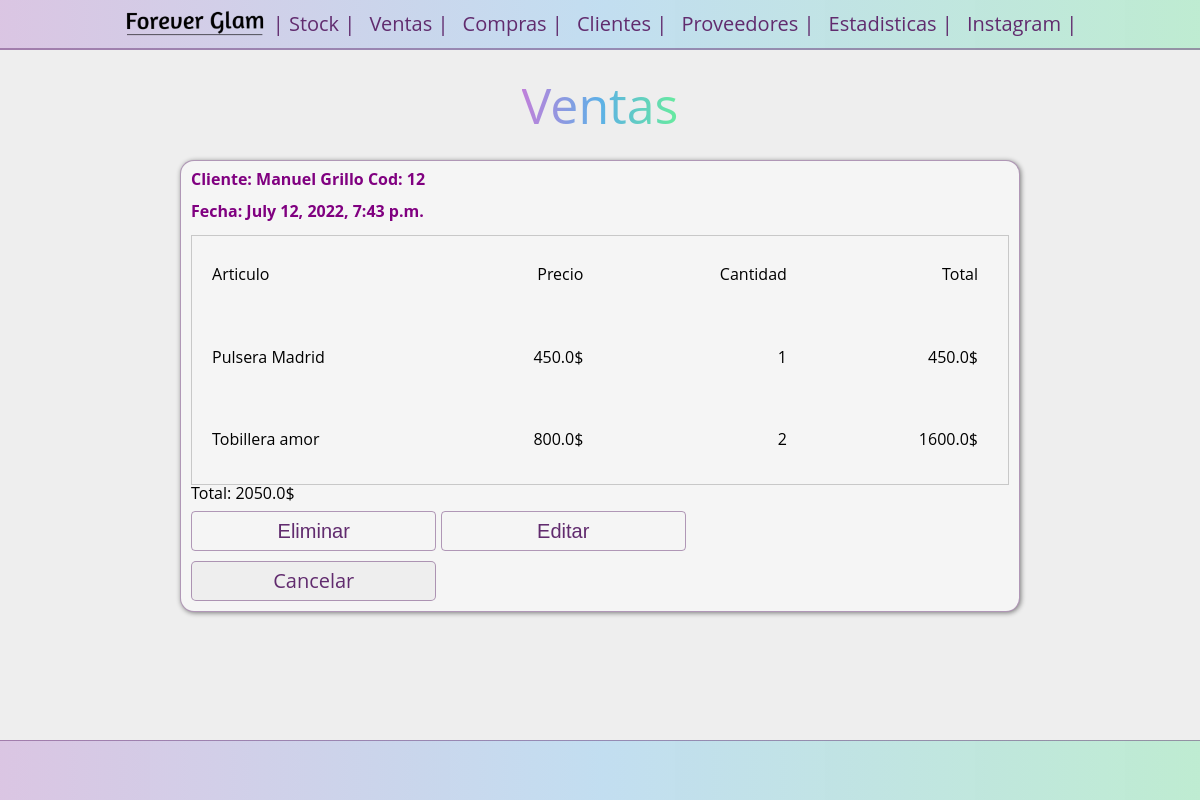
The page /sells/12/detail/ on the database its author committed.
### sells/models.py (models this page shows)
class Sell(models.Model):
    client = models.ForeignKey(
            Client,
            on_delete= models.CASCADE,
            null=False,
            blank= False
    )
    sell_date = models.DateTimeField(auto_now_add=True)
    product = models.ManyToManyField(
        Product,
        through='Sell_Product',
        blank=True
    )
    total = models.FloatField(default=0)

class Sell_Product(models.Model):
    sell = models.ForeignKey(
        Sell,
        on_delete= models.CASCADE,
        null=False,
        blank=False
    )
    product = models.ForeignKey(
        Product,
        on_delete= models.CASCADE,
        null=False,
        blank=False
    )
    quantity = models.IntegerField(default=1)
    price = models.FloatField(default=0)
    total = models.FloatField(default=0)

### clients/models.py (models this page shows)
class Client(models.Model):
    name = models.CharField(max_length=100)
    tlf = models.CharField(max_length=15, default='')
    debt = models.FloatField(default=0)
    address = models.CharField(max_length=100)
    def __str__(self) :
        return self.name

### stock/models.py (models this page shows)
class Product(models.Model):
    name = models.CharField(max_length=200)
    category = models.CharField(max_length=50)
    material = models.CharField(max_length=50)
    price = models.FloatField(default=0)
    stock = models.IntegerField(default=0)
    sug_price = models.FloatField(default=price)
    sell_price = models.FloatField(default= sug_price)
    def __str__(self) :
        return self.name

### sells/views.py (the view)
# urls.py: path("<int:sell_id>/detail/", views.detail, name="detail"),
def detail(request, sell_id):
    sell = get_object_or_404(Sell, pk=sell_id)
    sell_product_set = sell.sell_product_set.all()
    return render(request, "sells/detail.html",{
        'sell': sell,
        'sell_product_set': sell_product_set
    })

### sells/templates/sells/detail.html (shortened to what this page needs)
{% extends 'stock/header.html' %}
{% block content %}
{% load static %}
<body>
    <main>
    <h1 class="titulo">Ventas</h1>
    <form action="{% url 'sells:detail_update_delete' %} " method="post" class="main-form">
        <span >Cliente: {{sell.client}} Cod: {{sell.pk}}</span> <br><br>
        <span>Fecha: {{sell.sell_date}}</span><br><br>
        <div class="table-container">
            <table class="main-table-detail">
                <tr>
                <th class="main-table__row_l_t"><strong>Articulo </strong></th>
                <th class="main-table__row_r_t"><strong> Precio </strong></th>
                <th class="main-table__row_r_t"><strong> Cantidad </strong></th>
                <th class="main-table__row_r_t"><strong> Total </strong></th>
                </tr>
                {% for choice in sell_product_set  %}
                        <tr class="main-table__row">
                            <label for="choice{{ forloop.counter }}">
                            <td class="main-table__row_l">{{choice.product}}</td>
                            <td class="main-table__row_r">{{choice.price}}$</td>
                            <td class="main-table__row_r">{{choice.quantity}}</td>
                            <td class="main-table__row_r">{{choice.total}}$</td>
                            </tr>
                {% endfor %}
            </table>
        </div>
        <div>
            Total: {{sell.total}}$
        </div>
        <input type="submit" name="action" value="Eliminar">
        <input type="submit" name="action" value="Editar">
        <a href="{% url 'sells:index'%}" class="button_grillo" >Cancelar</a>
    </form>
    </main>
    <footer>
    </footer>
</body>
{% endblock %}

### stock/static/stock/style_g.css (style rules this page uses)
* { box-sizing: border-box; margin: 0; padding: 0; }
html { font-family: 'Open Sans', 'Helvetica Neue', sans-serif; }
body { background-color: #eee; }
.titulo { margin: 30px; align-items: center; background: linear-gradient( to right, #c080da, #5db0e7, #67eb9e ); -webkit-background-clip: text; -webkit-text-fill-color: transparent; font-size: 50px; text-align: center; }
main { align-items: center; justify-content: center; display: flex; flex-direction: column; }
.main-form { align-items: left; justify-content: left; background: #f5f5f5; border: 1px solid #612b6e77; border-radius: 14px; padding: 10px; margin-bottom: 20px; width: 70%; box-shadow: 1px 1px 5px 0 #0000007c; }
label { font-weight: bold; font-size: 14 px; margin-top: 10px; margin-bottom: 4 px; color: purple; }
span { font-weight: bold; font-size: 14 px; margin-top: 10px; margin-bottom: 4 px; color: purple; }
input[type="submit"] { background: transparent; color: #612b6e; border-radius: 4px; border: 1px solid #612b6e77; width: 30%; height: 40px; margin-top: 10px; font-size: 20px; }
.button_grillo { padding: 5px; padding-top: 9px; margin-top: 10px; width: 30%; height: 40px; font-size: 20px; background: #eee; color: #612b6e; border-radius: 5px; border: 1px solid #612b6e77; align-items: center; display: flex; flex-direction: column; text-decoration: none; }
.table-container { overflow: scroll; height: 250px; }
.main-table-detail { border: 1px solid rgb(200, 200, 200); background: transparent; padding: 4px; height: 100%; width: 100%; }
.main-table__row { border: 2px #292a2c !important; }
.main-table__row_r { padding-top: 15px; padding: 30px; text-align: right; }
.main-table__row_l { padding-top: 15px; padding: 20px; text-align: left; }
.main-table__row_r_t { padding: 30px; text-align: right; }
.main-table__row_l_t { padding: 20px; text-align: left; }
footer { background: linear-gradient( to right, #d2b4deb2, #aed6f1b0, #abebc6b4 ); position: absolute; bottom: 0; border-top: 1px solid #612b6e77; width: 100%; height: 60px; align-items: center; justify-content: center; display: flex; flex-direction: column; }

### rows shown on the page
Sell: client "Manuel Grillo", pk "12", sell_date "July 12, 2022, 7:43 p.m.", total "2050.0"
Sell_Product: product "Pulsera Madrid", price "450.0", quantity "1", total "450.0"
Sell_Product: product "Tobillera amor", price "800.0", quantity "2", total "1600.0"
